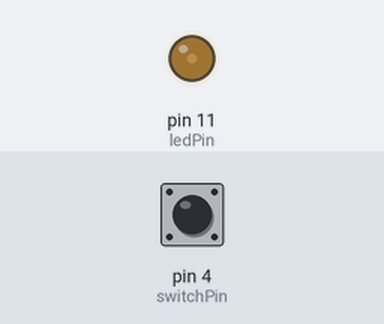
The sketch below on a simulated Arduino Uno, built with avr-gcc and run on an emulated ATmega328P. Parts: output pins drawn as LEDs (lit = HIGH). Inputs (shaded band) come from the test bench; at power-on: pin 4 (switchPin) HIGH.

Above: at 1.2 s.
1.3 s: pin 4 (switchPin) pulled LOW for 0.15 s
At 1.9 s:
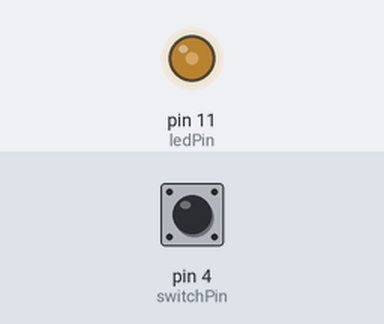
2.9 s: pin 4 (switchPin) pulled LOW for 1 s
At 4.4 s:
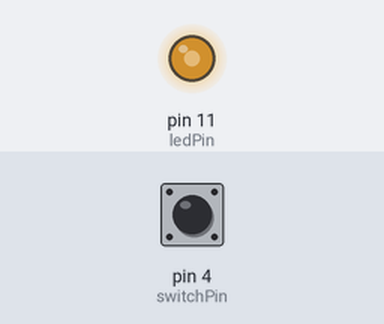
5.4 s: pin 4 (switchPin) pulled LOW for 0.15 s
At 6.3 s:
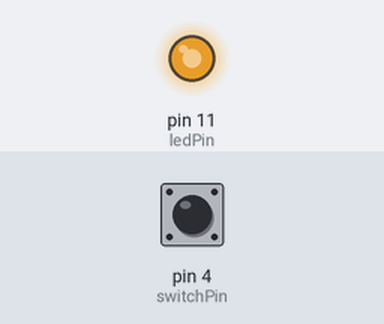
7.0 s: pin 4 (switchPin) pulsed LOW 5 times (0.12 s each, 0.3 s apart)
At 7.57 s:
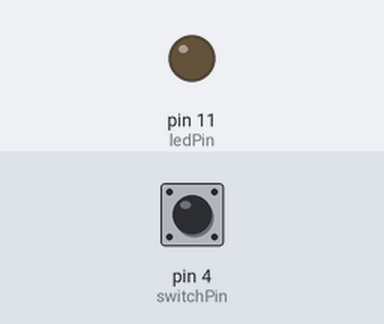
10.0 s: pin 4 (switchPin) pulled LOW for 3.2 s
At 13.9 s:
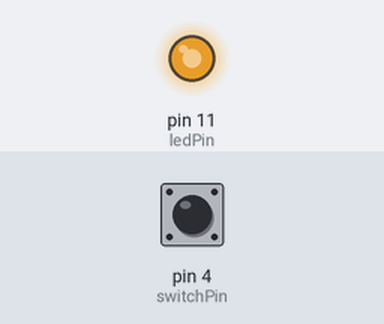
Timing chart, 0 to 15.4 s (numbered marks = the images above; inputs shaded):
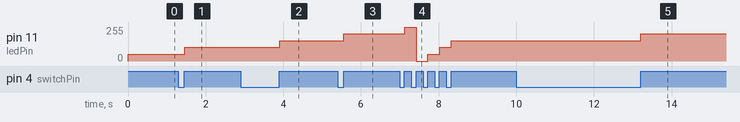

The sketch:

first_sketch.ino
```cpp
int switchPin = 4;
int ledPin = 11;

boolean lastButton = LOW;
int ledLevel = 0;

void setup() {
  pinMode(switchPin, INPUT);
  pinMode(ledPin, OUTPUT);
}

boolean debounce(boolean last){
  boolean current = digitalRead(switchPin);

  if(last != current){
    delay(5);
  }

  return current;
}

void loop() {
  boolean currentButton = debounce(lastButton);

  if(lastButton == LOW && currentButton == HIGH){
    ledLevel += 51;
  }

  lastButton = currentButton;

  if (ledLevel > 255){
    ledLevel = 0;
  }

  analogWrite(ledPin, ledLevel);
}
```

Measured:
- after the input at 1.3 s, pin 11 (ledPin): 51/255 → 102/255 after 0.16 s
- after the input at 2.9 s, pin 11 (ledPin): 102/255 → 153/255 after 1.0 s
- after the input at 5.4 s, pin 11 (ledPin): 153/255 → 204/255 after 0.16 s
- after the input at 7.0 s, pin 11 (ledPin): 204/255 → 255/255 after 0.13 s, → 0/255 0.30 s later, → 51/255 0.30 s later, → 102/255 0.30 s later, … (5 changes in this stretch)
- after the input at 10.0 s, pin 11 (ledPin): 153/255 → 204/255 after 3.2 s
